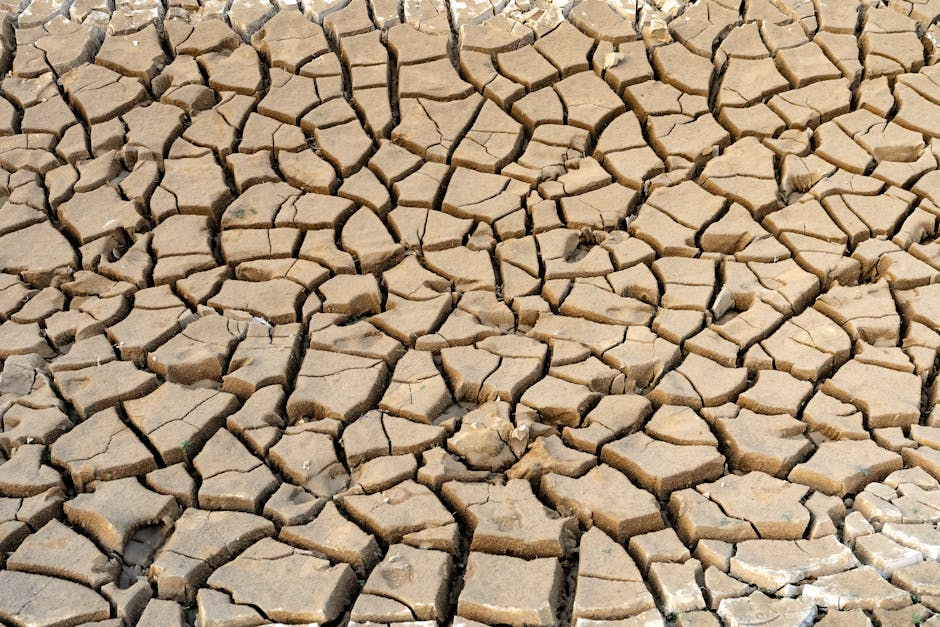
#> input picture legacy/data/dataset_v16_optimized/train/images/image_0000.jpg, 940 x 627 px
$ python prepare_dataset_v16.py
#> lines starting #> are read from the running program, lines starting #| are printed output that depends on the picture
#!/usr/bin/env python3
"""
Data Optimization Pipeline for v16 (Three-Class)
- 保持三分类标签（细微/网状/深大）
- 过滤负样本（~150张）
- 图像切片（640×640）增强小目标
"""

import os
import sys
import random
import shutil
import numpy as np
from pathlib import Path
from PIL import Image
from tqdm import tqdm

random.seed(42)
np.random.seed(42)


def main():
    project_root = os.path.dirname(os.path.dirname(os.path.abspath(__file__)))
    data_root = os.path.join(project_root, 'data')

    src_train_img = os.path.join(data_root, 'dataset_balanced', 'train', 'images')
    src_train_lbl = os.path.join(data_root, 'dataset_balanced', 'train', 'labels')
    src_val_img = os.path.join(data_root, 'dataset_balanced', 'val', 'images')
    src_val_lbl = os.path.join(data_root, 'dataset_balanced', 'val', 'labels')
    src_test_img = os.path.join(data_root, 'dataset_balanced', 'test', 'images')
    src_test_lbl = os.path.join(data_root, 'dataset_balanced', 'test', 'labels')

    out_dir = os.path.join(data_root, 'dataset_v16_optimized')
    out_train_img = os.path.join(out_dir, 'train', 'images')
    out_train_lbl = os.path.join(out_dir, 'train', 'labels')
    out_val_img = os.path.join(out_dir, 'val', 'images')
    out_val_lbl = os.path.join(out_dir, 'val', 'labels')
    out_test_img = os.path.join(out_dir, 'test', 'images')
    out_test_lbl = os.path.join(out_dir, 'test', 'labels')

    for d in [out_train_img, out_train_lbl, out_val_img, out_val_lbl, out_test_img, out_test_lbl]:
        os.makedirs(d, exist_ok=True)

    print("=" * 60)
    print("Phase 1: Copy all data (keep original 3-class labels)")
    print("=" * 60)

    def process_split(src_img_d, src_lbl_d, dst_img_d, dst_lbl_d, split_name):
#> called with split_name = 'Train'
        all_imgs = list(Path(src_img_d).glob('*.jpg')) + list(Path(src_img_d).glob('*.jpeg'))
        labeled_count = 0
        box_count = 0

        for img_path in tqdm(all_imgs, desc=f"  {split_name}"):
            stem = img_path.stem
            shutil.copy2(img_path, Path(dst_img_d) / img_path.name)

            lbl_path = Path(src_lbl_d) / (stem + '.txt')
            if lbl_path.exists():
                shutil.copy2(lbl_path, Path(dst_lbl_d) / (stem + '.txt'))
                with open(lbl_path, 'r', encoding='utf-8') as f:
                    for line in f:
                        if line.strip():
                            box_count += 1
                labeled_count += 1

        unlabeled = len(all_imgs) - labeled_count
        print(f"  {split_name}: {len(all_imgs)} images ({labeled_count} labeled, {unlabeled} unlabeled), {box_count} boxes")
        return len(all_imgs), labeled_count, unlabeled, box_count

    t_total, t_labeled, t_unlabeled, t_boxes = process_split(
        src_train_img, src_train_lbl, out_train_img, out_train_lbl, "Train")
    v_total, v_labeled, v_unlabeled, v_boxes = process_split(
        src_val_img, src_val_lbl, out_val_img, out_val_lbl, "Val")
    te_total, te_labeled, te_unlabeled, te_boxes = process_split(
        src_test_img, src_test_lbl, out_test_img, out_test_lbl, "Test")

    print("\n" + "=" * 60)
    print("Phase 2: Filter negative samples (keep ~150)")
    print("=" * 60)

    all_train_stems = [p.stem for p in Path(out_train_img).glob('*.jpg')] + [p.stem for p in Path(out_train_img).glob('*.jpeg')]
    labeled_stems = set(p.stem for p in Path(out_train_lbl).glob('*.txt'))
    unlabeled_stems = [s for s in all_train_stems if s not in labeled_stems]

    print(f"  Labeled images:   {len(labeled_stems)}")
    print(f"  Unlabeled images: {len(unlabeled_stems)}")

    max_negatives = 150
    if len(unlabeled_stems) > max_negatives:
        keep_negatives = set(random.sample(unlabeled_stems, max_negatives))
        remove_stems = [s for s in unlabeled_stems if s not in keep_negatives]

        for stem in remove_stems:
            for ext in ['.jpg', '.jpeg']:
                img_p = Path(out_train_img) / (stem + ext)
                if img_p.exists():
                    img_p.unlink()

        print(f"  Kept:  {max_negatives} negatives")
        print(f"  Removed: {len(remove_stems)} negatives")
    else:
        print(f"  All {len(unlabeled_stems)} kept (under limit)")

    remaining_imgs = len([p for p in Path(out_train_img).glob('*.jpg')]) + len([p for p in Path(out_train_img).glob('*.jpeg')])
    print(f"  Final train images: {remaining_imgs}")

    print("\n" + "=" * 60)
    print("Phase 3: Tile large images (640x640)")
    print("=" * 60)

    tile_size = 640
    overlap = 80
    stride = tile_size - overlap
    tile_count = 0
    tile_box_count = 0

    train_imgs = list(Path(out_train_img).glob('*.jpg')) + list(Path(out_train_img).glob('*.jpeg'))

    for img_path in tqdm(train_imgs, desc="  Tiling"):
        try:
            img = Image.open(img_path).convert('RGB')
#> img is the input picture: PIL image 940x627 RGB; mean R, G, B 170.2, 148.7, 121.9
            W, H = img.size
#> W = 940; H = 627

            if W <= tile_size and H <= tile_size:
                continue

            stem = img_path.stem
            lbl_path = Path(out_train_lbl) / (stem + '.txt')

            boxes = []
            if lbl_path.exists():
                with open(lbl_path, 'r', encoding='utf-8') as f:
                    for line in f:
                        parts = line.strip().split()
                        if len(parts) >= 5:
                            cls_id = int(parts[0])
                            cx, cy, w, h = map(float, parts[1:5])
                            x1 = (cx - w/2) * W; y1 = (cy - h/2) * H
                            x2 = (cx + w/2) * W; y2 = (cy + h/2) * H
                            boxes.append((cls_id, x1, y1, x2, y2))

            nx = max(1, int(np.ceil((W - tile_size) / stride)) + 1)
#> nx = 2
            ny = max(1, int(np.ceil((H - tile_size) / stride)) + 1)
#> ny = 1

            tile_idx = 0
            for iy in range(ny):
                for ix in range(nx):
                    tx = min(ix * stride, W - tile_size)
                    ty = min(iy * stride, H - tile_size)
                    tx = max(0, min(tx, W - tile_size))
                    ty = max(0, min(ty, H - tile_size))

                    tile_img = img.crop((tx, ty, tx + tile_size, ty + tile_size))

                    tile_boxes = []
                    for cls_id, bx1, by1, bx2, by2 in boxes:
                        ix1 = max(bx1 - tx, 0); iy1 = max(by1 - ty, 0)
                        ix2 = min(bx2 - tx, tile_size); iy2 = min(by2 - ty, tile_size)
                        if ix2 > ix1 and iy2 > iy1:
                            tcx = (ix1+ix2)/2/tile_size; tcy = (iy1+iy2)/2/tile_size
                            tw = (ix2-ix1)/tile_size; th = (iy2-iy1)/tile_size
                            if 0 < tw <= 1 and 0 < th <= 1:
                                tile_boxes.append(f"{cls_id} {tcx:.6f} {tcy:.6f} {tw:.6f} {th:.6f}\n")

                    if tile_boxes:
                        tname = f"{stem}_t{tile_idx}"
                        tile_img.save(Path(out_train_img) / (tname + '.jpg'), quality=95)
                        with open(Path(out_train_lbl) / (tname + '.txt'), 'w') as f:
                            f.writelines(tile_boxes)
                        tile_count += 1
                        tile_box_count += len(tile_boxes)
                    tile_idx += 1
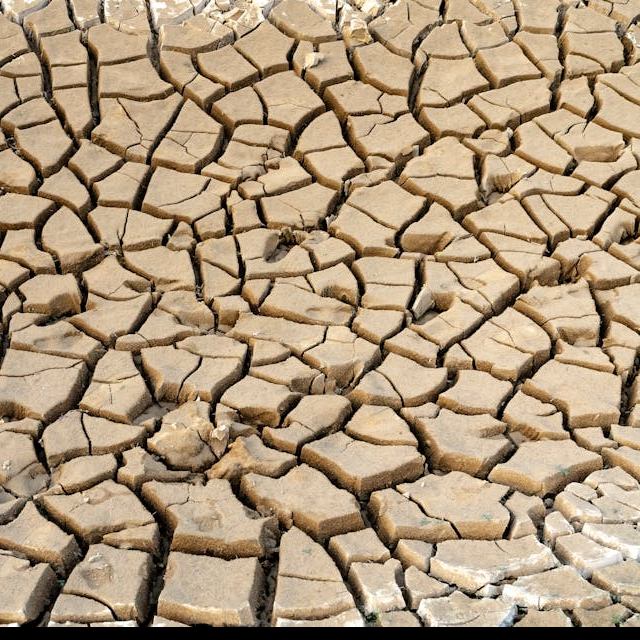
#> tile_img: PIL image 640x640 RGB; mean R, G, B 173, 150.8, 122.5
#> after the loop, tile_box_count = 0; tile_count = 0; tile_idx = 2
        except Exception as e:
            print(f"  [WARN] Failed to tile {img_path.name}: {e}")
            continue

    print(f"  Tiles created: {tile_count}")
#|   Tiles created: 0
    print(f"  Boxes in tiles: {tile_box_count}")
#|   Boxes in tiles: 0

    yaml_content = """path: ./data/dataset_v16_optimized
train: train/images
val: val/images
test: test/images

nc: 3
names:
  0: 细微裂纹
  1: 网状裂隙
  2: 深大裂缝
"""
    yaml_path = os.path.join(data_root, 'dataset_v16_optimized.yaml')
    with open(yaml_path, 'w', encoding='utf-8') as f:
        f.write(yaml_content)

    print("\n" + "=" * 60)
    print("FINAL STATISTICS")
    print("=" * 60)
    for split in ['train', 'val', 'test']:
        idir = os.path.join(out_dir, split, 'images')
        ldir = os.path.join(out_dir, split, 'labels')

        imgs = []
        for ext in ['*.jpg', '*.jpeg', '*.png']:
            imgs.extend(Path(idir).glob(ext))
        ni = len(imgs)

        lbls = list(Path(ldir).glob('*.txt'))
        nl = len(lbls)

        tb = 0
        for lf in lbls:
            try:
                with open(lf, 'r') as f:
                    tb += sum(1 for l in f if l.strip())
            except:
                pass

        print(f"  {split:>5}: {ni:>5} imgs, {nl:>4} lbls, {tb:>5} boxes ({tb/max(ni,1):.2f}/img)")

    print(f"\n  YAML: data/dataset_v16_optimized.yaml")
    print(f"  Dir:  {out_dir}")
    print("\n" + "=" * 60)


if __name__ == "__main__":
    main()
